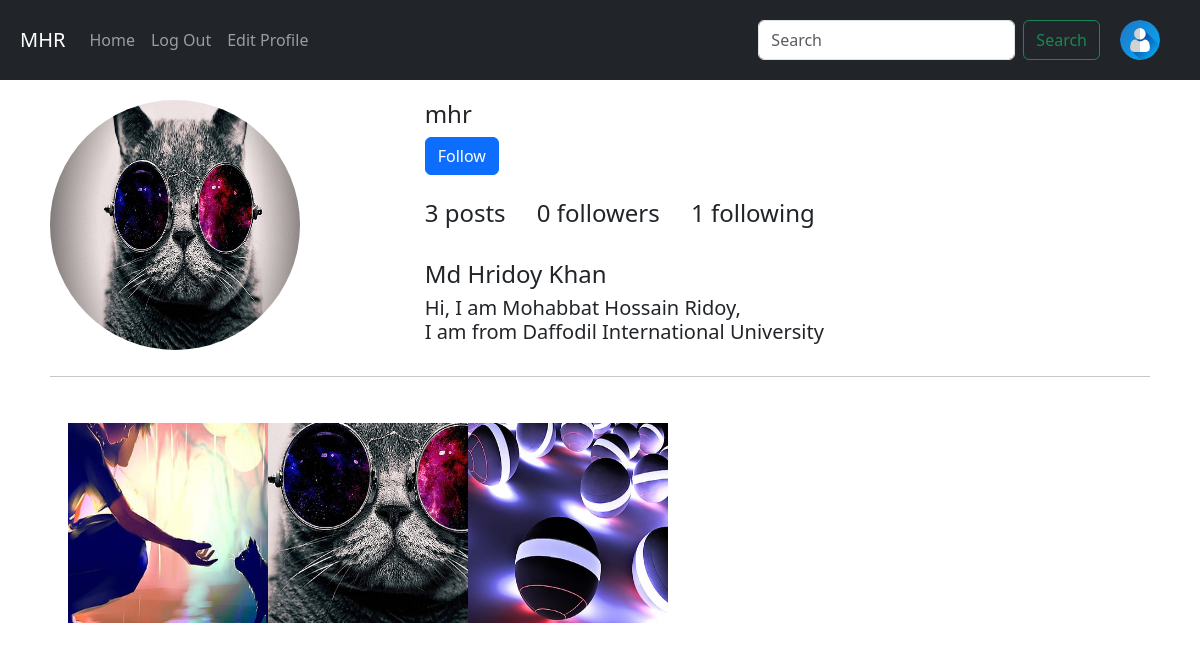
Page /account/user-other/mhr (signed in) on the earlier database version.
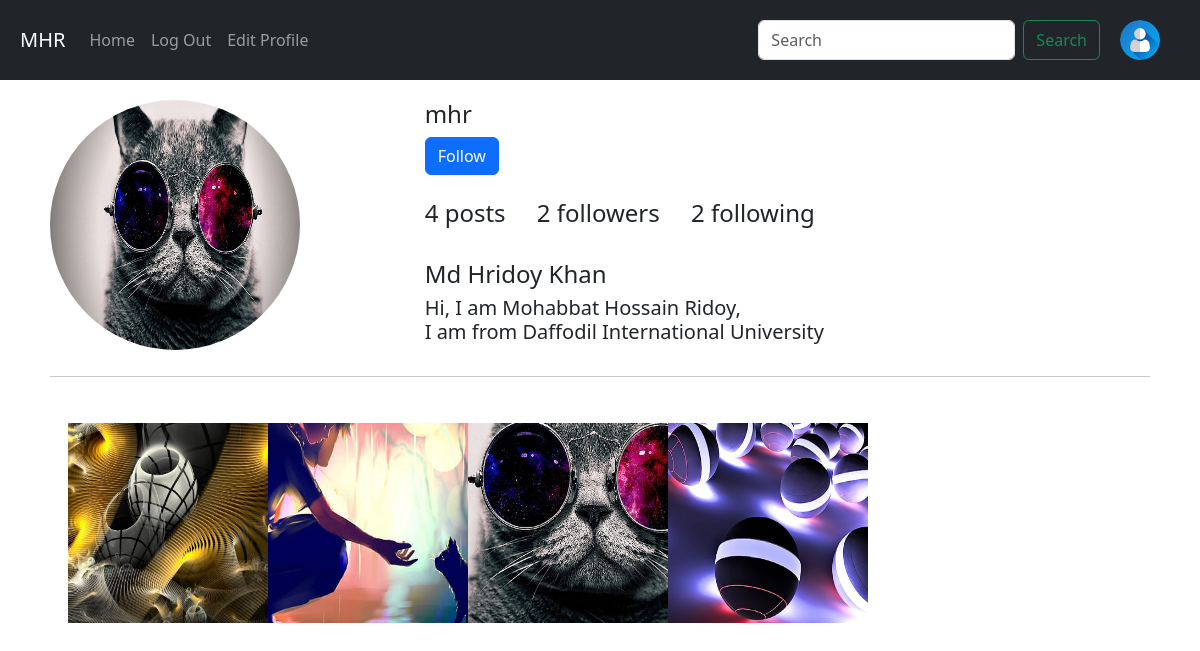
Same page on the later database version.
### app_post/models.py (models this page shows)
class Post(models.Model):
    author = models.ForeignKey(User, on_delete=models.CASCADE, related_name="Post")
    image = models.ImageField(upload_to='post_image')
    caption = models.CharField(max_length=264, blank=True)
    upload_date = models.DateTimeField(auto_now_add=True)
    update_date = models.DateTimeField(auto_now=True)
    class Meta:
        ordering = ['-upload_date', ]

### Auth_app/models.py (models this page shows)
class UserProfile(models.Model):
    user = models.OneToOneField(User, on_delete=models.CASCADE, related_name='user_profile')
    full_name = models.CharField(max_length=264, blank=True)
    profile_pic = models.ImageField(upload_to='profile_pics', blank=True)
    description = models.TextField(blank=True)
    dob = models.DateField(blank=True, null=True)
    website = models.URLField(blank=True)
    facebook = models.URLField(blank=True)

### Auth_app/views.py (the view)
# urls.py: path('user-other/<username>',views.user, name="user_other"),
@login_required
def user(request, username):
    user_other = User.objects.get(username=username)
    already_followed = Follow.objects.filter(follower=request.user, following=user_other)
    if user_other==request.user:
        return HttpResponseRedirect(reverse('auth_app:profile'))
    return render(request, 'auth_app/user_other.html', context={'user_other':user_other, 'already_followed':already_followed})

### templates/auth_app/user_other.html (shortened to what this page needs)
{% extends 'navbar.html' %}
{% load crispy_forms_tags %}
{% block content %}
<div class="row">
    <div class="col-sm-4">
        {% if user_other.user_profile.profile_pic %}
        <img src="/media/{{user_other.user_profile.profile_pic}}" width="250px" height="250px"
            class="rounded-circle">
        {% else %}
        <img src="/media/avatar.png" width="250px" height="250px" class="rounded-circle">
        {% endif %}
    </div>
    <div class="col-sm-8">
        <h4>{{user_other.username}}</h4>
        {% if not already_followed %}
        <a href="{% url 'auth_app:follow' username=user_other.username %}" class="btn btn-primary">Follow</a>
        {% else %}
        <a href="{% url 'auth_app:unfollow' username=user_other.username %}" class="btn btn-primary">Unfollow</a>
        {% endif %}
        <br><br>
        <h4>{{user_other.Post.count}} posts &nbsp; &nbsp; {{user_other.following.count}} followers &nbsp; &nbsp;
            {{user_other.follower.count}} following</h4>
        <br>
        <h4>{{user_other.user_profile.full_name}}</h4>
        <h5>{{user_other.user_profile.description|linebreaks}}</h5>
    </div>
</div>
<hr>
<div class="row" style="padding: 30px;">
    {% for post in  user_other.Post.all %}
    <div class="crop">
        <img src="/media/{{post.image}}" title="{{post.caption}}">
    </div>
    {% endfor %}
</div>
{% endblock %}

Differences in the rows shown:
added Post: image (picture)
Other differences:
{{ user_other.Post.count }}: "3" → "4"
{{ user_other.following.count }}: "0" → "2"
{{ user_other.follower.count }}: "1" → "2"
